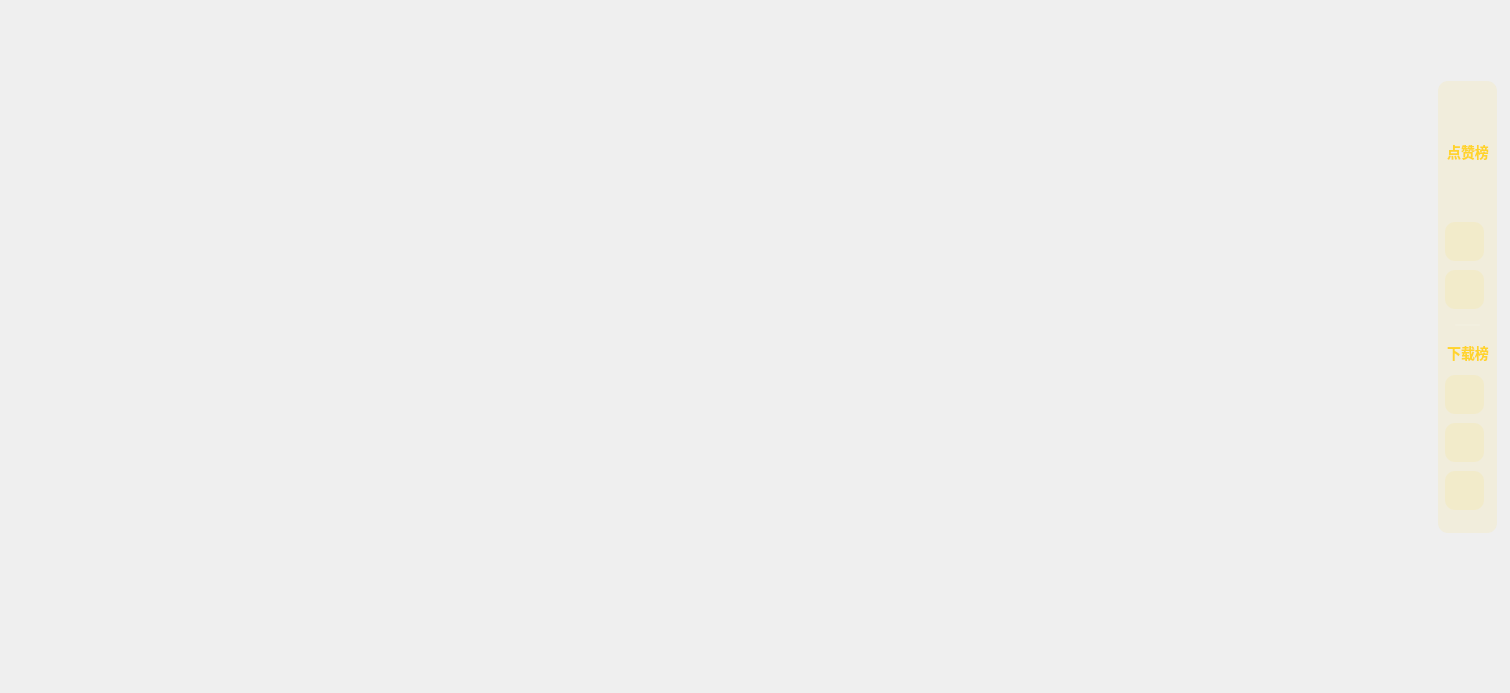
<?xml version="1.0" encoding="UTF-8"?>
<ui version="4.0">
 <class>Community</class>
 <widget class="QWidget" name="Community">
  <property name="geometry">
   <rect>
    <x>0</x>
    <y>0</y>
    <width>1510</width>
    <height>693</height>
   </rect>
  </property>
  <property name="minimumSize">
   <size>
    <width>1120</width>
    <height>680</height>
   </size>
  </property>
  <property name="windowTitle">
   <string>Form</string>
  </property>
  <layout class="QGridLayout" name="gridLayout">
   <property name="leftMargin">
    <number>13</number>
   </property>
   <property name="topMargin">
    <number>16</number>
   </property>
   <property name="rightMargin">
    <number>13</number>
   </property>
   <property name="bottomMargin">
    <number>28</number>
   </property>
   <property name="spacing">
    <number>0</number>
   </property>
   <item row="0" column="0">
    <widget class="QWidget" name="widget_left" native="true">
     <property name="sizePolicy">
      <sizepolicy hsizetype="Expanding" vsizetype="Preferred">
       <horstretch>0</horstretch>
       <verstretch>0</verstretch>
      </sizepolicy>
     </property>
     <property name="minimumSize">
      <size>
       <width>1028</width>
       <height>0</height>
      </size>
     </property>
    </widget>
   </item>
   <item row="0" column="1">
    <widget class="QWidget" name="widget" native="true">
     <property name="minimumSize">
      <size>
       <width>59</width>
       <height>0</height>
      </size>
     </property>
     <layout class="QVBoxLayout" name="verticalLayout_2">
      <property name="leftMargin">
       <number>0</number>
      </property>
      <property name="topMargin">
       <number>0</number>
      </property>
      <property name="rightMargin">
       <number>0</number>
      </property>
      <property name="bottomMargin">
       <number>0</number>
      </property>
      <item>
       <widget class="QPushButton" name="pBt_ranking">
        <property name="minimumSize">
         <size>
          <width>59</width>
          <height>59</height>
         </size>
        </property>
        <property name="maximumSize">
         <size>
          <width>59</width>
          <height>59</height>
         </size>
        </property>
        <property name="styleSheet">
         <string notr="true">QPushButton
{
	border-radius: 29px;
	background:transparent;
	border-image: url(:/Skin/Images/Community/ranking-no.png);
}
QPushButton::hover
{
	border-image: url(:/Skin/Images/Community/ranking-ho.png);
}</string>
        </property>
        <property name="text">
         <string/>
        </property>
       </widget>
      </item>
      <item>
       <widget class="QWidget" name="widget_2" native="true">
        <property name="minimumSize">
         <size>
          <width>59</width>
          <height>452</height>
         </size>
        </property>
        <property name="maximumSize">
         <size>
          <width>59</width>
          <height>452</height>
         </size>
        </property>
        <property name="styleSheet">
         <string notr="true">border-radius: 10px;background: rgba(255, 212, 45, 0.1);</string>
        </property>
        <widget class="QLabel" name="lab_Trophy">
         <property name="geometry">
          <rect>
           <x>15</x>
           <y>16</y>
           <width>29</width>
           <height>27</height>
          </rect>
         </property>
         <property name="minimumSize">
          <size>
           <width>29</width>
           <height>27</height>
          </size>
         </property>
         <property name="maximumSize">
          <size>
           <width>16777215</width>
           <height>16777215</height>
          </size>
         </property>
         <property name="styleSheet">
          <string notr="true">background:transparent;
image: url(:/Skin/Images/Community/Trophy_logo.png);</string>
         </property>
         <property name="text">
          <string/>
         </property>
        </widget>
        <widget class="QLabel" name="lab_Like_ranking">
         <property name="geometry">
          <rect>
           <x>9</x>
           <y>57</y>
           <width>42</width>
           <height>28</height>
          </rect>
         </property>
         <property name="minimumSize">
          <size>
           <width>42</width>
           <height>28</height>
          </size>
         </property>
         <property name="styleSheet">
          <string notr="true">border:none;
background: transparent;
color: #FFD42D;
font-family: &quot;Noto Sans S Chinese&quot;; 
font-weight: 500;
font-size: 14px;</string>
         </property>
         <property name="text">
          <string>点赞榜</string>
         </property>
         <property name="alignment">
          <set>Qt::AlignCenter</set>
         </property>
        </widget>
        <widget class="AvatarButton" name="btn_Like_No1">
         <property name="geometry">
          <rect>
           <x>10</x>
           <y>93</y>
           <width>39</width>
           <height>39</height>
          </rect>
         </property>
         <property name="minimumSize">
          <size>
           <width>39</width>
           <height>39</height>
          </size>
         </property>
         <property name="maximumSize">
          <size>
           <width>39</width>
           <height>39</height>
          </size>
         </property>
         <property name="styleSheet">
          <string notr="true">background:transparent;</string>
         </property>
         <property name="text">
          <string/>
         </property>
        </widget>
        <widget class="AvatarButton" name="btn_Like_No2">
         <property name="geometry">
          <rect>
           <x>7</x>
           <y>141</y>
           <width>39</width>
           <height>39</height>
          </rect>
         </property>
         <property name="minimumSize">
          <size>
           <width>39</width>
           <height>39</height>
          </size>
         </property>
         <property name="maximumSize">
          <size>
           <width>39</width>
           <height>39</height>
          </size>
         </property>
         <property name="text">
          <string/>
         </property>
        </widget>
        <widget class="AvatarButton" name="btn_Like_No3">
         <property name="geometry">
          <rect>
           <x>7</x>
           <y>189</y>
           <width>39</width>
           <height>39</height>
          </rect>
         </property>
         <property name="minimumSize">
          <size>
           <width>39</width>
           <height>39</height>
          </size>
         </property>
         <property name="maximumSize">
          <size>
           <width>39</width>
           <height>39</height>
          </size>
         </property>
         <property name="text">
          <string/>
         </property>
        </widget>
        <widget class="QLabel" name="lab_download_ranking">
         <property name="geometry">
          <rect>
           <x>5</x>
           <y>258</y>
           <width>50</width>
           <height>28</height>
          </rect>
         </property>
         <property name="styleSheet">
          <string notr="true">border:none;
background: transparent;
color: #FFD42D;
font-family: &quot;Noto Sans S Chinese&quot;; 
font-weight: 500;
font-size: 14px;</string>
         </property>
         <property name="text">
          <string>下载榜</string>
         </property>
         <property name="alignment">
          <set>Qt::AlignCenter</set>
         </property>
        </widget>
        <widget class="AvatarButton" name="btn_download_No1">
         <property name="geometry">
          <rect>
           <x>7</x>
           <y>294</y>
           <width>39</width>
           <height>39</height>
          </rect>
         </property>
         <property name="minimumSize">
          <size>
           <width>39</width>
           <height>39</height>
          </size>
         </property>
         <property name="maximumSize">
          <size>
           <width>39</width>
           <height>39</height>
          </size>
         </property>
         <property name="text">
          <string/>
         </property>
        </widget>
        <widget class="AvatarButton" name="btn_download_No2">
         <property name="geometry">
          <rect>
           <x>7</x>
           <y>342</y>
           <width>39</width>
           <height>39</height>
          </rect>
         </property>
         <property name="minimumSize">
          <size>
           <width>39</width>
           <height>39</height>
          </size>
         </property>
         <property name="maximumSize">
          <size>
           <width>39</width>
           <height>39</height>
          </size>
         </property>
         <property name="text">
          <string/>
         </property>
        </widget>
        <widget class="AvatarButton" name="btn_download_No3">
         <property name="geometry">
          <rect>
           <x>7</x>
           <y>390</y>
           <width>39</width>
           <height>39</height>
          </rect>
         </property>
         <property name="minimumSize">
          <size>
           <width>39</width>
           <height>39</height>
          </size>
         </property>
         <property name="maximumSize">
          <size>
           <width>39</width>
           <height>39</height>
          </size>
         </property>
         <property name="text">
          <string/>
         </property>
        </widget>
        <widget class="QLabel" name="Separator_label">
         <property name="geometry">
          <rect>
           <x>17</x>
           <y>243</y>
           <width>25</width>
           <height>2</height>
          </rect>
         </property>
         <property name="minimumSize">
          <size>
           <width>25</width>
           <height>2</height>
          </size>
         </property>
         <property name="maximumSize">
          <size>
           <width>25</width>
           <height>2</height>
          </size>
         </property>
         <property name="styleSheet">
          <string notr="true">border-radius: 1px;
background: rgba(255, 255, 255, 0.1);</string>
         </property>
         <property name="text">
          <string/>
         </property>
         <property name="alignment">
          <set>Qt::AlignCenter</set>
         </property>
        </widget>
       </widget>
      </item>
      <item>
       <spacer name="verticalSpacer_11">
        <property name="orientation">
         <enum>Qt::Vertical</enum>
        </property>
        <property name="sizeHint" stdset="0">
         <size>
          <width>20</width>
          <height>15</height>
         </size>
        </property>
       </spacer>
      </item>
     </layout>
    </widget>
   </item>
  </layout>
 </widget>
 <customwidgets>
  <customwidget>
   <class>AvatarButton</class>
   <extends>QLabel</extends>
   <header>Community/AvatarButton.h</header>
  </customwidget>
 </customwidgets>
 <resources/>
 <connections/>
</ui>
